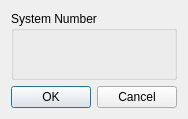
<?xml version="1.0" encoding="UTF-8"?>
<ui version="4.0">
 <class>SystemSelectionDialog</class>
 <widget class="QDialog" name="SystemSelectionDialog">
  <property name="geometry">
   <rect>
    <x>0</x>
    <y>0</y>
    <width>184</width>
    <height>119</height>
   </rect>
  </property>
  <property name="sizePolicy">
   <sizepolicy hsizetype="Fixed" vsizetype="Fixed">
    <horstretch>0</horstretch>
    <verstretch>0</verstretch>
   </sizepolicy>
  </property>
  <property name="windowTitle">
   <string>New Group</string>
  </property>
  <property name="modal">
   <bool>true</bool>
  </property>
  <layout class="QVBoxLayout" name="verticalLayout">
   <item>
    <widget class="QGroupBox" name="systemBox">
     <property name="title">
      <string>System Number</string>
     </property>
     <layout class="QVBoxLayout" name="verticalLayout_2"/>
    </widget>
   </item>
   <item>
    <widget class="QDialogButtonBox" name="buttonBox">
     <property name="orientation">
      <enum>Qt::Horizontal</enum>
     </property>
     <property name="standardButtons">
      <set>QDialogButtonBox::Cancel|QDialogButtonBox::Ok</set>
     </property>
    </widget>
   </item>
  </layout>
 </widget>
 <resources/>
 <connections>
  <connection>
   <sender>buttonBox</sender>
   <signal>accepted()</signal>
   <receiver>SystemSelectionDialog</receiver>
   <slot>accept()</slot>
   <hints>
    <hint type="sourcelabel">
     <x>248</x>
     <y>254</y>
    </hint>
    <hint type="destinationlabel">
     <x>157</x>
     <y>274</y>
    </hint>
   </hints>
  </connection>
  <connection>
   <sender>buttonBox</sender>
   <signal>rejected()</signal>
   <receiver>SystemSelectionDialog</receiver>
   <slot>reject()</slot>
   <hints>
    <hint type="sourcelabel">
     <x>316</x>
     <y>260</y>
    </hint>
    <hint type="destinationlabel">
     <x>286</x>
     <y>274</y>
    </hint>
   </hints>
  </connection>
 </connections>
</ui>
